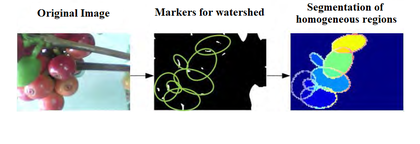
%> input picture Images/Watershed.png, 420 x 144 px, shrunk from 907 x 311 before the run
$ octave --eval "result = segment_all_classes('Images/Watershed.png');"   (GNU Octave 9; MATLAB toolbox functions it lacks are replaced by stand-ins)
%> lines starting %> are read from the running program, lines starting %| are printed output that depends on the picture; in (x1, y1, x2, y2) boxes, pixels count from 0 and x2, y2 are one past the last pixel; in counts of white or black regions, pixels touching at a corner belong together; the program's own positions count from 1
function segmented_all = segment_all_classes(img_path)
%> called with img_path = 'Images/Watershed.png'


    load('thresholds_all_classes.mat', 'umbral_all', 'canales_all', 'pesos_all');


    img = im2double(imread(img_path));


    [H, W, ~] = size(img);
%> H = 144; W = 420


    hsv    = rgb2hsv(img);
%> hsv: size 144x420x3 double; mean H, S, V 0.249, 0.243, 0.762
    lab    = rgb2lab(img);
%> lab: size 144x420x3 double; mean of channels 1, 2, 3 70.4, 4.1, -5.7
    ycbcr  = rgb2ycbcr(img);
%> ycbcr: size 144x420x3 double; mean of channels 1, 2, 3 0.653, 0.523, 0.493


    channels_data.R  = img(:,:,1);
    channels_data.G  = img(:,:,2);
    channels_data.B  = img(:,:,3);
    channels_data.H  = hsv(:,:,1);
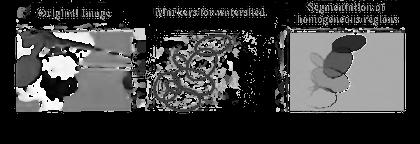
%> channels_data.H: size 144x420 double; min 0, max 0.998, mean 0.249
    channels_data.S  = hsv(:,:,2);
    channels_data.V  = hsv(:,:,3);
    channels_data.L  = lab(:,:,1);
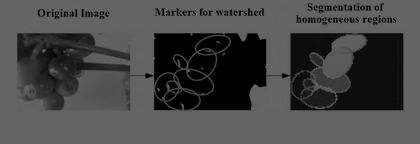
%> channels_data.L: size 144x420 double; min 0, max 100, mean 70.4
    channels_data.a  = lab(:,:,2);
    channels_data.b  = lab(:,:,3);
    channels_data.Y  = ycbcr(:,:,1);
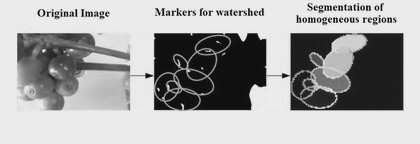
%> channels_data.Y: size 144x420 double; min 0.0627, max 0.922, mean 0.653
    channels_data.Cb = ycbcr(:,:,2);
    channels_data.Cr = ycbcr(:,:,3);
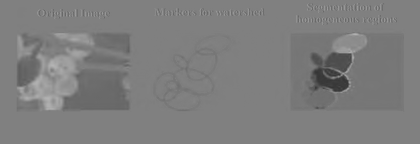
%> channels_data.Cr: size 144x420 double; min 0.21, max 0.709, mean 0.493


    hsv_blur = imgaussfilt(hsv(:,:,3), 0.7);
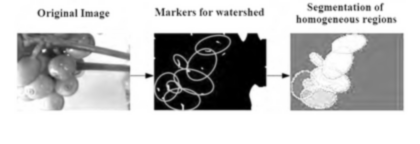
%> hsv_blur: size 144x420 double; min 0, max 1, mean 0.762; mean of the top-left, top-right, bottom-left and bottom-right quarters 0.72, 0.729, 0.818, 0.779
    white_mask = (hsv_blur > 0.82 & hsv(:,:,2) < 0.23);
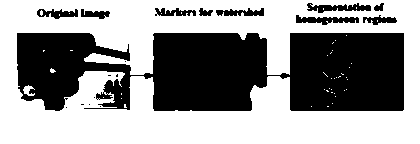
%> white_mask: size 144x420 logical; 58.3% white; 18 black regions (8 under 20 px), largest, box (x1, y1, x2, y2) and area: (17, 33, 404, 111) 23350, (307, 3, 371, 13) 355, (296, 15, 359, 25) 346
    white_mask = imopen(white_mask, strel('disk', 1));
%> white_mask: size 144x420 logical; 57.8% white; 15 black regions (5 under 20 px), largest, box (x1, y1, x2, y2) and area: (17, 33, 404, 111) 23520, (307, 3, 371, 13) 376, (296, 15, 359, 25) 358
    white_mask = imclose(white_mask, strel('disk', 2));
%> white_mask: size 144x420 logical; 58.4% white; 13 black regions, largest, box (x1, y1, x2, y2) and area: (280, 33, 404, 111) 8920, (143, 33, 269, 111) 8434, (17, 33, 132, 111) 6041
    white_mask = imfill(white_mask, 'holes');
%> white_mask: size 144x420 logical; every value is 1
    white_mask = logical(white_mask);


    global_mask = zeros(H, W);


    class_names = fieldnames(umbral_all);
    for c = 1:length(class_names)
        class = class_names{c};
        if ~isfield(canales_all, class), continue; end

        selected_channels = canales_all.(class);
        thresholds = umbral_all.(class);
        weights = pesos_all.(class);

        class_score = zeros(H, W);

        for i = 1:length(selected_channels)
            ch = selected_channels{i};
            ch_data = channels_data.(ch);
            q1q3 = thresholds.(ch);

            mask = (ch_data >= q1q3(1)) & (ch_data <= q1q3(2));
            mask = bwareaopen(mask, 20);
            mask = imfill(mask, 'holes');

            class_score = class_score + weights(i) * double(mask);
        end

        class_mask = class_score > 0.01;
        class_mask(white_mask) = 0;

        global_mask = global_mask | class_mask;
    end
%> this loop made 1 pass
%> pass 1, in segment_all_classes, `class_mask = class_score > 0.01;`:
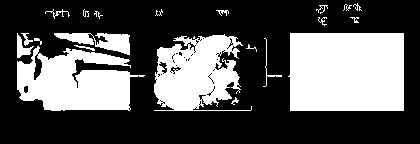
%> class_mask: size 144x420 logical; 34.2% white; 21 white regions, largest, box (x1, y1, x2, y2) and area: (288, 33, 404, 111) 8895, (17, 46, 145, 111) 5402, (154, 34, 252, 111) 4862


    segmented_all = img;
    for i = 1:3
        ch = segmented_all(:,:,i);
        ch(~global_mask) = 0;
        segmented_all(:,:,i) = ch;
    end
%> ch: size 144x420 double; every value is 0
%> segmented_all: size 144x420x3 double; every value is 0


    hsv_final = rgb2hsv(segmented_all);
    residual_white = (hsv_final(:,:,3) > 0.82 & hsv_final(:,:,2) < 0.25);
    residual_white = imopen(residual_white, strel('disk', 1));
    residual_white = imclose(residual_white, strel('disk', 2));
    residual_white = imfill(residual_white, 'holes');

    for i = 1:3
        ch = segmented_all(:,:,i);
        ch(residual_white) = 0;
        segmented_all(:,:,i) = ch;
    end


    figure('Name','Segmentaci髇 de todas las clases');
    subplot(1,3,1); imshow(img); title('Imagen original + contornos');
    subplot(1,3,2); imshow(global_mask); title('M醩cara combinada');
    subplot(1,3,3); imshow(segmented_all); title('Frutos segmentados (todas las clases)');

end
